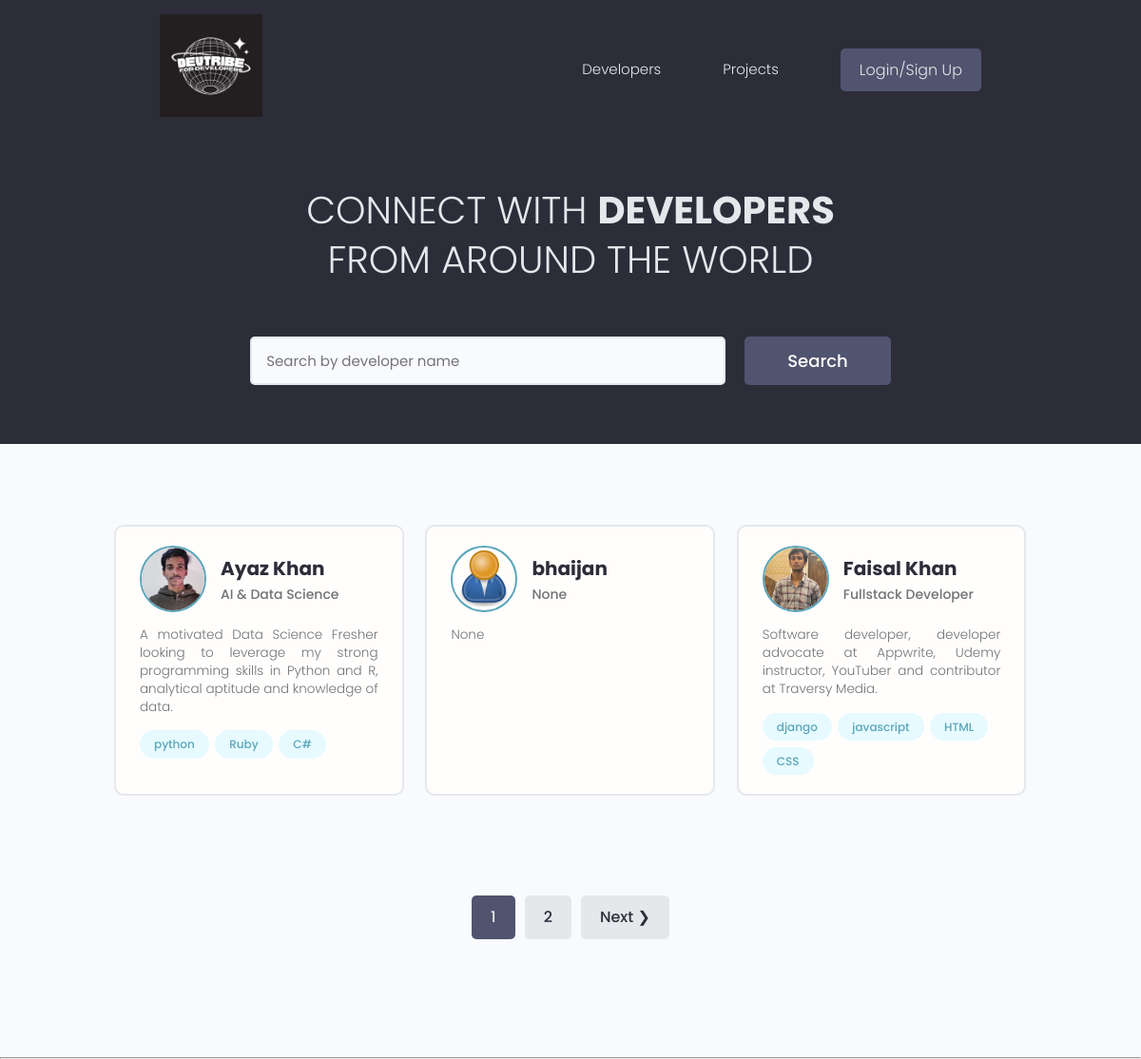
The page / on the database its author committed.
### users/models.py (models this page shows, shortened)
class Profile(models.Model):
    user=models.OneToOneField(User,on_delete=models.CASCADE,null=True,blank=True)
    name=models.CharField(max_length=200,blank=True,null=True)
    username=models.CharField(max_length=200,blank=True,null=True)
    location=models.CharField(max_length=200,blank=True,null=True)
    email=models.EmailField(max_length=500,blank=True,null=True)
    short_intro=models.CharField(max_length=200,blank=True,null=True)
    bio=models.TextField(blank=True,null=True)
    profile_image=models.ImageField(blank=True,null=True,upload_to='profiles/',default="profiles/user-default.png")
    socila_github=models.CharField(max_length=200,blank=True,null=True)
    social_twitter=models.CharField(max_length=200,blank=True,null=True)
    social_linkedin=models.CharField(max_length=200,blank=True,null=True)
    social_youtube=models.CharField(max_length=200,blank=True,null=True)
    social_website=models.CharField(max_length=200,blank=True,null=True)
    created=models.DateTimeField(auto_now_add=True)
    id=models.UUIDField(default=uuid.uuid4,unique=True,primary_key=True,editable=False)

class Skill(models.Model):
    owner=models.ForeignKey(Profile,on_delete=models.CASCADE,null=True,blank=True)
    name=models.CharField(max_length=200,blank=True,null=True)
    description=models.TextField(null=True,blank=True)
    created=models.DateTimeField(auto_now_add=True)
    id=models.UUIDField(default=uuid.uuid4,unique=True,primary_key=True,editable=False)
    def __str__(self):
        return str(self.name)

### users/views.py (the view)
# urls.py: path('',views.profiles,name='profiles'),
def profiles(request):
    profiles,search_query=searchprofile(request)
    custom_range,profiles=paginateprofile(request,profiles,3)
    context={
        'profile':profiles,
        'search_query':search_query,
        'custom_range':custom_range
    }
    return render(request,'users/profiles.html',context)

### users/utils.py (called while the page is built)
def paginateprofile(request,profile,result):
    page=request.GET.get('page')
    paginator=Paginator(profile,result)
    try:
        profile=paginator.page(page)
    except PageNotAnInteger:
        page=1
        profile=paginator.page(page)
    except EmptyPage:
        page=paginator.num_pages
        profile=paginator.page(page)
    leftindex=(int(page)-4)
    if leftindex<1:
        leftindex=1
    rightindex=(int(page)+5)
    if rightindex>paginator.num_pages:
        rightindex=paginator.num_pages+1
    custom_range=range(leftindex,rightindex)
    return custom_range,profile

def searchprofile(request):
    search_query=''
    if request.GET.get('search_query'):
        search_query=request.GET.get('search_query')
    skills=Skill.objects.filter(name__iexact=search_query)
    profiles=Profile.objects.distinct().filter(
        Q(name__icontains=search_query) |
        Q(short_intro__icontains=search_query)|
        Q(skill__in=skills)
    )
    return profiles,search_query

### users/templates/users/profiles.html (shortened to what this page needs)
{% extends 'main.html' %}
{% block content%}
 <main class="home">
    <section class="hero-section text-center">
      <div class="container container--narrow">
        <div class="hero-section__box">
          <h2>CONNECT WITH <span>DEVELOPERS</span></h2>
          <h2>FROM AROUND THE WORLD</h2>
        </div>
        <div class="hero-section__search">
          <form id='searchform' class="form" action="{% url 'profiles'%}" method="get">
            <div class="form__field">
              <input class="input input--text" id="formInput#search" type="text" name="search_query" value="{{search_query}}"
                placeholder="Search by developer name" />
            </div>
            <input class="btn btn--sub btn--lg" type="submit" value="Search" />
          </form>
        </div>
      </div>
    </section>
    <section class="devlist">
      <div class="container">
        <div class="grid grid--three">
        {% for i in profile %}
          <div class="column card">
            <div class="dev">
              <a href="{% url 'user-profiles' i.id %}" class="card__body">
                <div class="dev__profile">
                  <img class="avatar avatar--md" src="{{i.profile_image.url}}" alt="image" />
                  <div class="dev__meta">
                    <h3>{{i.name}}</h3>
                    <h5>{{i.short_intro|slice:"60"}}</h5>
                  </div>
                </div>
                <p class="dev__info">{{i.bio|slice:"150"}}</p>
                <div class="dev__skills">
                  {% for skill in i.skill_set.all|slice:"5" %}
                  <span class="tag tag--pill tag--main">
                    <small>{{skill}}</small>
                  </span>
                  {% endfor %}
                </div>
              </a>
            </div>
          </div>
          {% endfor%}
        </div>
      </div>
    </section>
    {% include 'pagination.html' with queryset=profile custom_range=custom_range %}
  </main>
{% endblock content%}

### static/styles/app.css (style rules this page uses)
:root { --color-sub: #2d2d39; }
.btn--sub { background-color: var(--color-sub-light); }
.card { border: 2px solid var(--color-light); }
img { width: 100%; }
.hero-section { height: 40vh; display: flex; align-items: center; background-color: var(--color-sub); }
.hero-section__box { margin-bottom: 4rem; }
.hero-section__box > h2, .hero-section__box > h2 > span { font-size: 4rem; color: var(--color-light); line-height: 1.3; text-transform: uppercase; }
.hero-section__box > h2 { font-weight: 300; }
.hero-section__box > h2 > span { font-weight: 700; }
.hero-section__search > .form { display: flex; align-items: center; justify-content: center; gap: 2rem; }
.hero-section__search > .form input.input--text { width: 50rem; }
.devlist { margin-top: 8rem; }
.devlist .grid { align-items: stretch; }
.devlist .dev .dev__profile { display: flex; align-items: center; gap: 1.5rem; }
.devlist .dev .dev__meta h3 { color: var(--color-sub); font-size: 2rem; font-weight: 700; }
.devlist .dev .dev__meta h5 { color: var(--color-text); font-size: 1.4rem; font-weight: 500; }
.devlist .dev .dev__info { margin: 1.5rem 0; font-size: 1.35rem; line-height: 1.4; text-align: justify; }

### static/uikit/styles/modules/_variables.css (style rules this page uses)
:root { --color-main: #5aa5b9; --color-main-light: #e6faff; --color-sub: #3f4156; --color-sub-light: #51546e; --color-sub-lighter: #ededfd; --color-text: #737373; --color-gray: #8b8b8b; --color-light: #e5e7eb; --color-light-gray: #767676; --color-bg: #f8fafd; --color-white: #fffefd; --color-white-light: #f3f3f3; --color-success: #359e64; --color-success-bg: #def8e8; --color-error: #fc4b0b; --color-error-bg: #fff2ee; --font-base: 'Poppins', arial, helvetica, 'Segoe UI', roboto, ubuntu, sans-serif; --font-monospace: 'Fira Code', 'Courier New', courier, monospace; --font-regular: 300; --font-medium: 500; --font-bold: 700; --generic-shadow: 1px 1px 5px #00000010; --generic-transition: all 0.3s ease-in-out; }

### static/uikit/styles/modules/_base.css (style rules this page uses)
* { margin: 0; padding: 0; box-sizing: border-box; text-rendering: optimizeLegibility; color: inherit; font-size: inherit; }
html { font-size: 50%; }
@media only screen and (min-width: 480px) { html { font-size: 56.25%; } }
@media only screen and (min-width: 1200px) { html { font-size: 62.5%; } }
body { line-height: 1.6; font-weight: 400; font-size: 1.5rem; color: var(--color-text); background-color: var(--color-bg); min-height: 100vh; }

### static/uikit/styles/modules/_typography.css (style rules this page uses)
* { font-family: var(--font-base); }
h2 { font-size: 3.6rem; font-weight: var(--font-bold); }
h3 { font-size: 3.2rem; font-weight: var(--font-medium); }
h5 { font-size: 2.4rem; font-weight: var(--font-medium); }
h5, h6 { font-weight: var(--font-regular); }
p, span, strong { font-size: 1.6rem; color: var(--color-text); font-weight: var(--font-regular); }
a { padding-bottom: 2px; text-decoration: none; display: inline-block; color: var(--color-main); font-weight: var(--font-medium); }

### static/uikit/styles/modules/_utilities.css (style rules this page uses)
.container { width: 92%; max-width: 165rem; margin: 0 auto; box-sizing: border-box; }
.container--narrow { width: 92%; max-width: 120rem; }
@media screen and (min-width: 1000px) { .container { width: 90%; } }
@media screen and (min-width: 1000px) { .container--narrow { width: 85%; } }
@media screen and (min-width: 1200px) { .container { width: 80%; } }
@media screen and (min-width: 1200px) { .container--narrow { width: 72%; } }
.text-center { text-align: center; }

### static/uikit/styles/modules/_avatar.css (style rules this page uses)
.avatar { border-radius: 50%; border: 2px solid var(--color-main); object-fit: cover; }
.avatar--md { height: 7rem; width: 7rem; }

### static/uikit/styles/modules/_button.css (style rules this page uses)
.btn { display: inline-block; position: relative; cursor: pointer; background-color: var(--color-light); font-weight: var(--font-medium); color: var(--color-sub); text-decoration: none; padding: 1rem 2rem; border-radius: 0.5rem; border: none; width: -webkit-fit-content; width: -moz-fit-content; width: fit-content; height: -webkit-fit-content; height: -moz-fit-content; height: fit-content; font-size: 1.6rem; outline-width: 0; outline-color: transparent; -webkit-backface-visibility: hidden; backface-visibility: hidden; transition: all 0.3s ease-in-out; }
.btn--sub { background-color: var(--color-sub); color: var(--color-white); }
.btn--lg { font-size: 1.8rem; padding: 1.2rem 4.5rem; }

### static/uikit/styles/modules/_card.css (style rules this page uses)
.card { border-radius: 1rem; background-color: var(--color-white); border: 1.5px solid var(--color-light); width: auto; height: auto; margin-top: 0.5rem; margin-bottom: 0.5rem; overflow: hidden; }
.card__body, .card__header { padding: 2rem 2.5rem; }

### rows shown on the page
Profile: profile_image (picture), name "Ayaz Khan", short_intro "AI & Data Science", bio "A motivated Data Science Fresher looking to leverage my strong programming skills in Python and R, analytical aptitude and knowledge of data."
Skill: name "python"
Skill: name "Ruby"
Skill: name "C#"
Profile: profile_image (placeholder picture), name "bhaijan", short_intro "None", bio "None"
Profile: profile_image (picture), name "Faisal Khan", short_intro "Fullstack Developer", bio "Software developer, developer advocate at Appwrite, Udemy instructor, YouTuber and contributor at Traversy Media."
Skill: name "django"
Skill: name "javascript"
Skill: name "HTML"
Skill: name "CSS"

### other values the page prints
{{ page }} "1"
{{ page }} "2"
